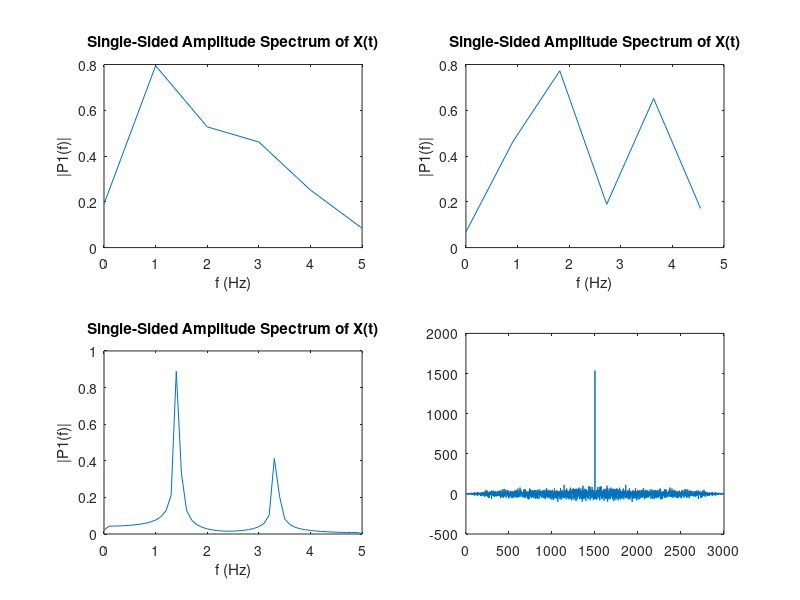
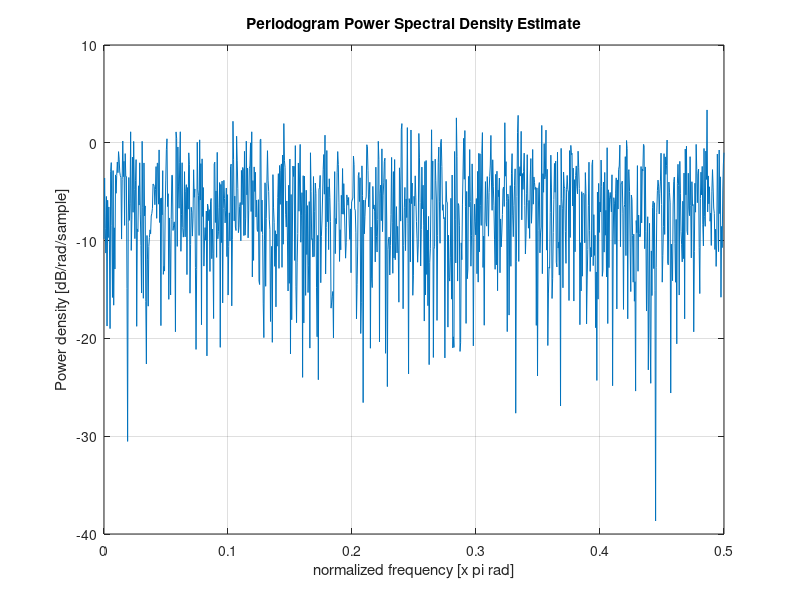
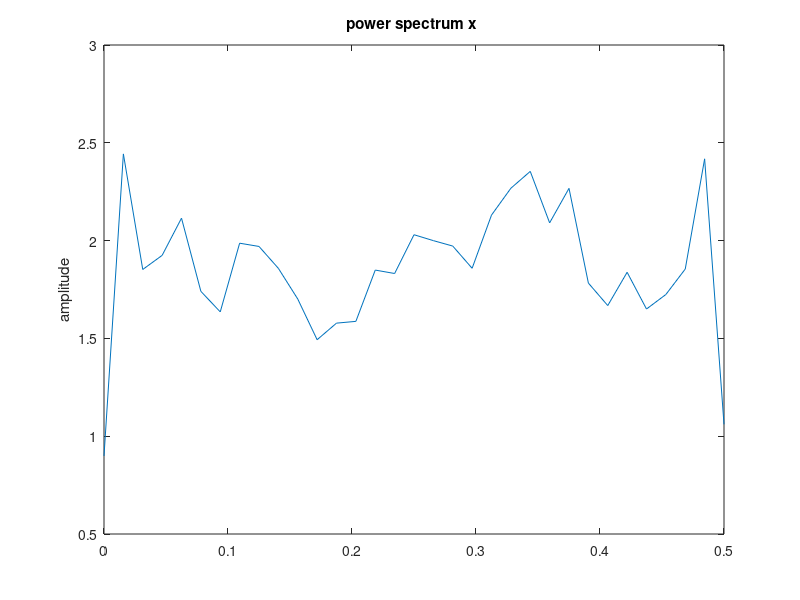

The MATLAB script that drew these images, in order:
%% Question 1 a)
clear all, close all
n = 0:50;
xn = cos(pi/7*10^3*n)+ 1/2*cos(pi/6*10^3*n);
xcorr(xn,xn)
plot(xn)

%% Question 1 b)
clear all, close all
% n = 0:100;
% xn = cos(pi/7*10^3*n)+ 1/2*cos(pi/6*10^3*n);
% 
% periodagram(xn)

Fs = 10;            % Sampling frequency                    
T = 1/Fs;             % Sampling period       
L = 10;             % Length of signal
t = (0:L-1)*T;        % Time vector
X = cos(pi/7*10^3*t)+ 1/2*cos(pi/6*10^3*t);
% plot(1000*t(1:50),X(1:50))
% title('Signal Corrupted with Zero-Mean Random Noise')
% xlabel('t (milliseconds)')
% ylabel('X(t)')
Y = fft(X)
P2 = abs(Y/L);
P1 = P2(1:L/2+1);
P1(2:end-1) = 2*P1(2:end-1);
f = Fs*(0:(L/2))/L;

subplot(2,2,1)
plot(f,P1) 
title('Single-Sided Amplitude Spectrum of X(t)')
xlabel('f (Hz)')
ylabel('|P1(f)|')



L = 11;             % Length of signal
t = (0:L-1)*T;        % Time vector
X = cos(pi/7*10^3*t)+ 1/2*cos(pi/6*10^3*t);
Y = fft(X)
P2 = abs(Y/L);
P1 = P2(1:L/2+1);
P1(2:end-1) = 2*P1(2:end-1);
f = Fs*(0:(L/2))/L;
subplot(2,2,2)
plot(f,P1) 
title('Single-Sided Amplitude Spectrum of X(t)')
xlabel('f (Hz)')
ylabel('|P1(f)|')

L = 100;             % Length of signal
t = (0:L-1)*T;        % Time vector
X = cos(pi/7*10^3*t)+ 1/2*cos(pi/6*10^3*t);
Y = fft(X)
P2 = abs(Y/L);
P1 = P2(1:L/2+1);
P1(2:end-1) = 2*P1(2:end-1);
f = Fs*(0:(L/2))/L;
subplot(2,2,3)
plot(f,P1) 
title('Single-Sided Amplitude Spectrum of X(t)')
xlabel('f (Hz)')
ylabel('|P1(f)|')


L = 500;             % Length of signal
t = (0:L-1)*T;        % Time vector
X = cos(pi/7*10^3*t)+ 1/2*cos(pi/6*10^3*t);
Y = fft(X)
P2 = abs(Y/L);
P1 = P2(1:L/2+1);
P1(2:end-1) = 2*P1(2:end-1);
f = Fs*(0:(L/2))/L;
subplot(2,2,4)
plot(f,P1) 
title('Single-Sided Amplitude Spectrum of X(t)')
xlabel('f (Hz)')
ylabel('|P1(f)|')


%% Question 1 c)
clear all, close all
Fs = 10;            % Sampling frequency                    
T = 1/Fs;             % Sampling period       
L = 1500;             % Length of signal
t = (0:L-1)*T;        % Time vector

S = 0.7*sin(2*pi*50*t) + sin(2*pi*120*t);
X = S + randn(size(t));

plot(xcorr(X,X))

% the autocorrelation seems to be periodic due to the periodicity of the
% sine function, there is an impulse at t=0 due to the white noise which is
% perfectly correlated with itself when the time lag is 0.

%% Question 1 d)
clear all, close all
Fs = 10;            % Sampling frequency                    
T = 1/Fs;             % Sampling period       
L = 1500;             % Length of signal
t = (0:L-1)*T;        % Time vector

S = 0.7*sin(2*pi*50*t) + sin(2*pi*120*t);
X = S + randn(size(t));

figure()
periodogram(X)
figure()
pwelch(X)



